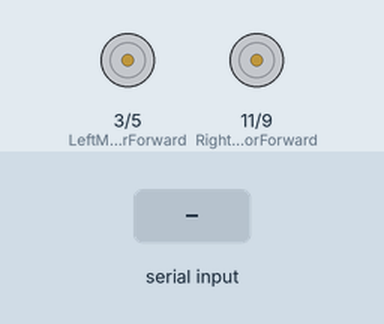
A sketch run on a simulated Arduino Uno, built with avr-gcc and run on an emulated ATmega328P. Shown: motor-driver pin pairs drawn as motors (green arrow = first pin HIGH = forward, orange = second pin HIGH = backward, longer = more drive). Inputs (shaded band) come from the test bench.

Above: at 1.2 s.
1.3 s: "F" received over Serial
At 2.1 s:
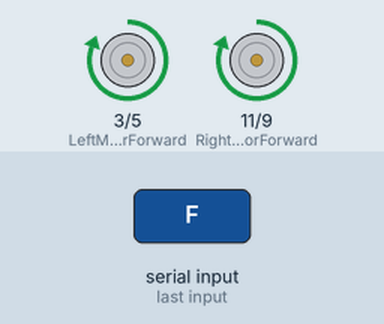
2.8 s: "B" received over Serial
At 3.3 s:
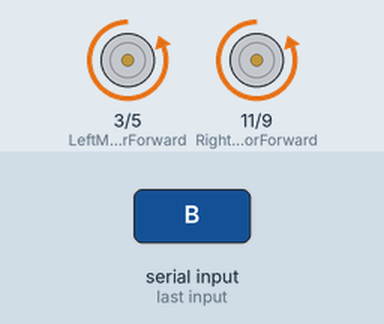
4.3 s: "L" received over Serial
At 5.5 s:
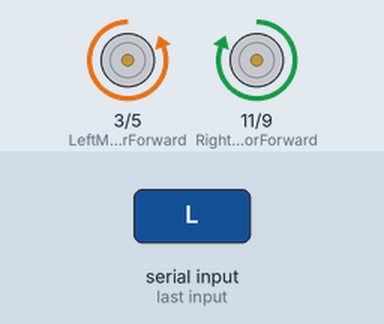
5.8 s: "R" received over Serial
At 6.8 s:
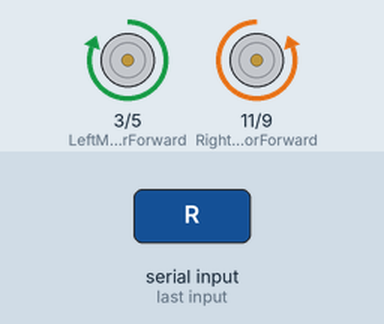
7.3 s: "S" received over Serial
At 7.9 s:
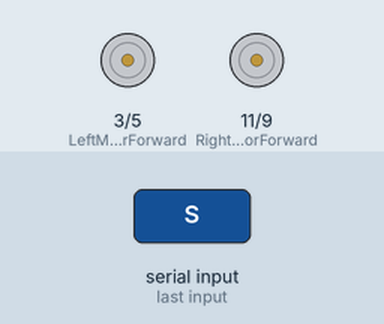
Timing chart, 0 to 9.8 s (numbered marks = the images above; inputs shaded):
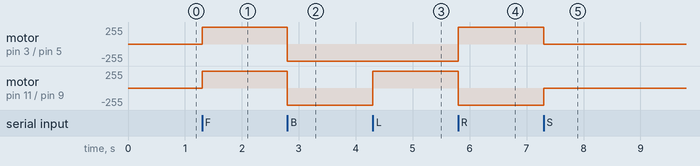

The sketch:

RC-car-code.ino
```cpp
int RightMotorForward = 11;
int RightMotorReverse = 9;
int LeftMotorForward = 3;
int LeftMotorReverse = 5;

char command;

void setup()
{
  Serial.begin(9600);

  pinMode(LeftMotorForward, OUTPUT);
  pinMode(RightMotorForward, OUTPUT);
  pinMode(LeftMotorReverse, OUTPUT);
  pinMode(RightMotorReverse, OUTPUT);
}

void loop()
{
  if (Serial.available() > 0)
  {
    command = Serial.read();
    //Serial.println(command);

    Stop(); //initialize with motors stoped

    switch (command)
    {
      case 'F':
        forward();
        break;
      case 'B':
        back();
        break;
      case 'L':
        left();
        break;
      case 'R':
        right();
        break;
      case 'S':
        Stop();
        break;
    }

  }

}
void forward()
{
  analogWrite(LeftMotorForward, 0);
  analogWrite(LeftMotorReverse, 0);
  analogWrite(RightMotorForward, 0);
  analogWrite(RightMotorReverse, 0);

  analogWrite(LeftMotorForward, 255);
  analogWrite(RightMotorForward, 255);
}

void back()
{
  analogWrite(LeftMotorForward, 0);
  analogWrite(LeftMotorReverse, 0);
  analogWrite(RightMotorForward, 0);
  analogWrite(RightMotorReverse, 0);

  analogWrite(LeftMotorReverse, 255);
  analogWrite(RightMotorReverse, 255);
}

void left()
{
  analogWrite(LeftMotorForward, 0);
  analogWrite(LeftMotorReverse, 0);
  analogWrite(RightMotorForward, 0);
  analogWrite(RightMotorReverse, 0);

  analogWrite(LeftMotorReverse, 255);
  analogWrite(RightMotorForward, 255);
}

void right()
{
  analogWrite(LeftMotorForward, 0);
  analogWrite(LeftMotorReverse, 0);
  analogWrite(RightMotorForward, 0);
  analogWrite(RightMotorReverse, 0);

  analogWrite(LeftMotorForward, 255);
  analogWrite(RightMotorReverse, 255);
}

void Stop()
{
  analogWrite(LeftMotorForward, 0);
  analogWrite(LeftMotorReverse, 0);
  analogWrite(RightMotorForward, 0);
  analogWrite(RightMotorReverse, 0);
}
```

Measured:
- after the input at 1.3 s, motor on pin 3 (LeftMotorForward) / pin 5 (LeftMotorReverse), motor on pin 11 (RightMotorForward) / pin 9 (RightMotorReverse): stopped → forward 255/255 at once
- after the input at 2.8 s, motor on pin 3 (LeftMotorForward) / pin 5 (LeftMotorReverse), motor on pin 11 (RightMotorForward) / pin 9 (RightMotorReverse): forward 255/255 → backward 255/255 at once
- after the input at 4.3 s, motor on pin 11 (RightMotorForward) / pin 9 (RightMotorReverse): backward 255/255 → forward 255/255 at once
- after the input at 5.8 s, motor on pin 3 (LeftMotorForward) / pin 5 (LeftMotorReverse): backward 255/255 → forward 255/255 at once; motor on pin 11 (RightMotorForward) / pin 9 (RightMotorReverse): forward 255/255 → backward 255/255 at once
- after the input at 7.3 s, motor on pin 3 (LeftMotorForward) / pin 5 (LeftMotorReverse): forward 255/255 → stopped at once; motor on pin 11 (RightMotorForward) / pin 9 (RightMotorReverse): backward 255/255 → stopped at once
